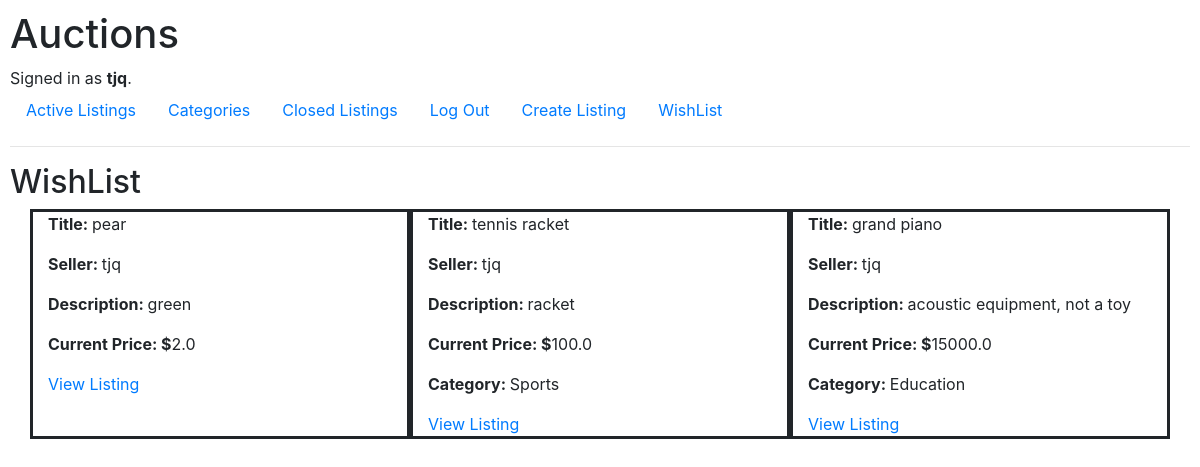
Page /wishlist (signed in) on the committed database.
### auctions/models.py (models this page shows, shortened)
class User(AbstractUser):
    def __str__(self):
        return f"{self.username}"
    pass

class Listings(models.Model):
    seller_id = models.ForeignKey(User, on_delete=models.CASCADE, related_name="seller")
    title = models.ForeignKey(Titles, on_delete=models.CASCADE)
    description = models.CharField(max_length=LENGTH, blank=False, null=True)
    starting_bid = models.FloatField(default=0)
    image_link = models.CharField(max_length=256, blank=True, null=True)
    category = models.CharField(max_length=256, blank=True, null=True)
    closed = models.BooleanField(blank=False, default=False)

class Titles(models.Model):
    title = models.CharField(max_length=LENGTH, blank=False, null=True)
    def __str__(self):
        return f"{self.title}"

### auctions/views.py (the view)
# urls.py: path("wishlist", views.wishlist, name="wishlist"),
@login_required(login_url="login")
def wishlist(request):
    if request.method == "POST":
        title = request.POST["title"]
        title_id = request.POST["title_id"]
        title_name = Titles.objects.get(title=title, id=title_id)
        if WishList.objects.filter(user_id=request.user, wishlist_title=title_name).count() == 0:
            temp = WishList.objects.create(user_id=request.user, wishlist_title=title_name)
            temp.save()
        else:
            temp = WishList.objects.get(user_id=request.user, wishlist_title=title_name)
            temp.delete()
        return HttpResponseRedirect(reverse("wishlist"))
    else:
        wish_rows = list(WishList.objects.filter(user_id=request.user).all())
        wish_titles = []
        for row in wish_rows:
            wish_titles.append(row.wishlist_title)
        rows = []
        for row in wish_titles:
            rows.append(Listings.objects.get(title=row))
        return render(request, "auctions/wishlist.html", {
            "rows": rows
        })

### auctions/templates/auctions/wishlist.html (shortened to what this page needs)
{% extends "auctions/layout.html" %}
{% block body %}
    <h2>WishList</h2>
    <div class="container">
        <div class="row">
            {% for row in rows %}
                <div class="col-4"  style="border:solid;">
                    <p><b>Title: </b>{{row.title}}</p>
                    <p><b>Seller: </b>{{row.seller_id}}</p>
                    <p><b>Description: </b>{{row.description}}</p>
                    <p><b>Current Price: $</b>{{row.starting_bid}}</p>
                    {% if row.category %}
                        <p><b>Category: </b>{{row.category}}</p>
                    {% endif %}
                    <a href="{% url "listing" row.title row.title_id %}">View Listing</a>
                </div>
            {% endfor %}
        </div>
    </div>
{% endblock %}

### auctions/templates/auctions/layout.html (shortened to what this page needs)
{% load static %}
<!DOCTYPE html>
<html lang="en">
    <head>
        <link rel="stylesheet" href="https://stackpath.bootstrapcdn.com/bootstrap/4.4.1/css/bootstrap.min.css">
        <link href="{% static 'auctions/styles.css' %}" rel="stylesheet">
    </head>
    <body>
        <h1>Auctions</h1>
        <div>
            {% if user.is_authenticated %}
                Signed in as <strong>{{ user.username }}</strong>.
            {% else %}
                Not signed in.
            {% endif %}
        </div>
        <ul class="nav">
            <li class="nav-item">
                <a class="nav-link" href="{% url 'index' %}">Active Listings</a>
            </li>
            <li class="nav-item">
                <a class="nav-link" href="{% url 'category' 'all' %}">Categories</a>
            </li>
            {% if user.is_authenticated %}
                <li class="nav-item">
                    <a class="nav-link" href="{% url 'closedlisting' %}">Closed Listings</a>
                </li>
                <li class="nav-item">
                    <a class="nav-link" href="{% url 'logout' %}">Log Out</a>
                </li>
                <li class="nav-item">
                    <a class="nav-link" href="{% url 'create_listing' %}">Create Listing</a>
                </li>
                <li class="nav-item">
                    <a class="nav-link" href="{% url 'wishlist' %} ">WishList</a>
            {% endif %}
        </ul>
        <hr>
        {% block body %}
        {% endblock %}
    </body>
</html>

### auctions/static/auctions/styles.css (style rules this page uses)
body { padding: 10px; }

### rows in the picture
User: username "tjq"
Listings: title "pear", seller_id "tjq", description "green", starting_bid "2.0"
Listings: title "tennis racket", seller_id "tjq", description "racket", starting_bid "100.0", category "Sports"
Listings: title "grand piano", seller_id "tjq", description "acoustic equipment, not a toy", starting_bid "15000.0", category "Education"
